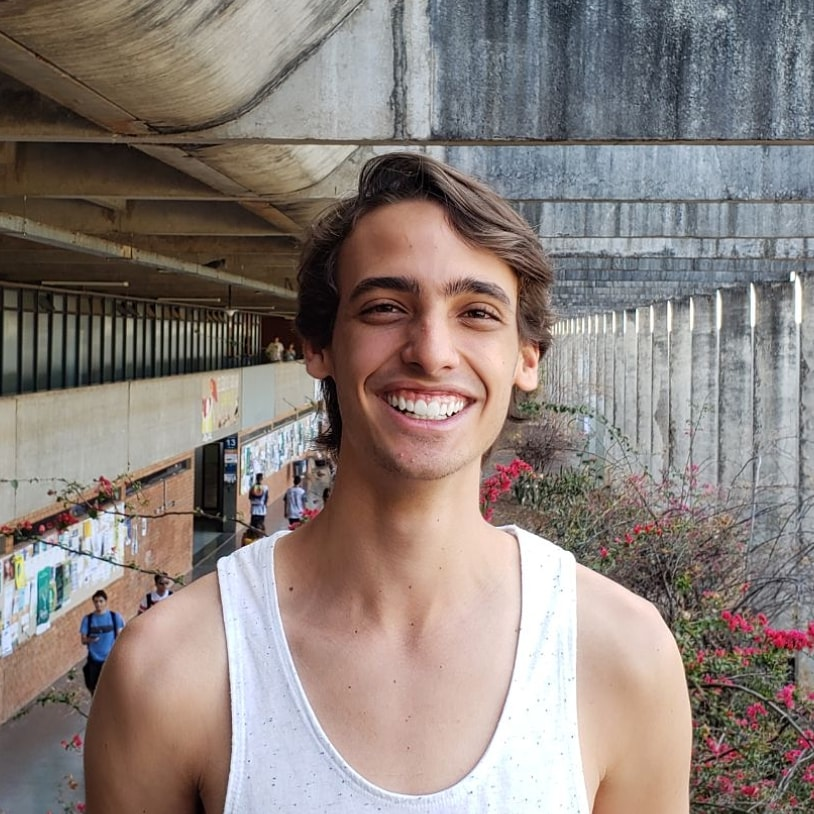
#> input picture imagens/Eu.jpeg, 814 x 814 px, given in place of the camera
$ python edges.py   (older library calls are emulated)
#> lines starting #> are read from the running program, lines starting #| are printed output that depends on the picture; after the words box and inside, x2 and y2 are one past the last pixel; in counts of white or black regions, pixels touching at a corner belong together
import cv2
import numpy as np

# Função que é chamada toda vez que o valor do threshold muda.
def nada(x):
    pass

# Vincula a camêra em '0' com a variável cap
cap = cv2.VideoCapture(0)

# Cria uma janela chamada Original, que será a mesma onde ficará a imagem original.
cv2.namedWindow("Original")

# Cria um trackbar chamado Tamanho, na janela original, com valor incial em 0 e com máximo em 2.
# O valor que o trackbar se incializa é 0.
# Chama a função nada toda vez que esse valor é alterado.
cv2.createTrackbar("Tamanho", "Original", 0, 2, nada)

while True:

    # Lê o frame atual da câmera
    _, frame = cap.read()
#> frame is the input picture: shape (814, 814, 3); mean B, G, R 123.6, 128.7, 139.7

    # Atualiza a variável 'tamanho' com o valor atual do trackbar
    tamanho = cv2.getTrackbarPos("Tamanho", "Original")

    # Converte a frame na escala cinza
    gray = cv2.cvtColor(frame, cv2.COLOR_BGR2GRAY)
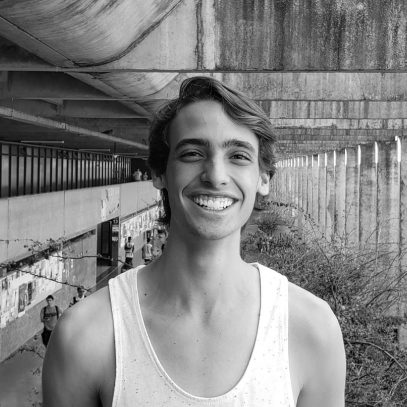
#> gray: shape (814, 814) (shown at 1/2 size); min 0, max 255, mean 131.4

    # Essa função usa uma imagem, um tipo de variavel e um tamanho de 'filtro' a ser aplicado que deve ser ímpar
    # Usa gradiente para tentar reconhecer bordas
    Laplace = cv2.Laplacian(gray, cv2.CV_64F, ksize=tamanho*2+1)
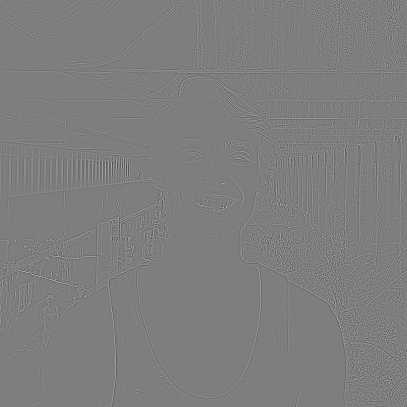
#> Laplace: shape (814, 814) float64 (shown at 1/2 size); min -270, max 275, mean 0; drawn with min black and max white

    # Apos usarmos cv2.CV_64F é utilizado um float de 64 bits para a operação cv2.Laplacian
    # A função abaixo transofrma os valores em valores sem sinais e converte em 8 bits
    # Desse modo, a gente consegue obter uma acuracia maior, deixando a imagem mais detalhada
    Laplace_uint = np.uint8(np.absolute(Laplace))

    # Sobel recebe a imagem, o tipo da variavel, duas variaveis booleanas e o tamanho do 'filtro'
    # A primeira variavel booleana indica se a operação sera feita no eixo X. 1 - sim, 2 - nao
    # O mesmo vale para a segunda variavel no eixo Y
    # Ambas nao podem ser simultaneamente 1 ou 0
    sobelX = cv2.Sobel(gray, cv2.CV_64F, 1, 0, ksize=tamanho*2+1)
    sobelY = cv2.Sobel(gray, cv2.CV_64F, 0, 1, ksize=tamanho*2+1)

    # Aqui converte essas variaveis para um inteiro de 8 bits sem sinal
    sobelX = np.uint8(np.absolute(sobelX))
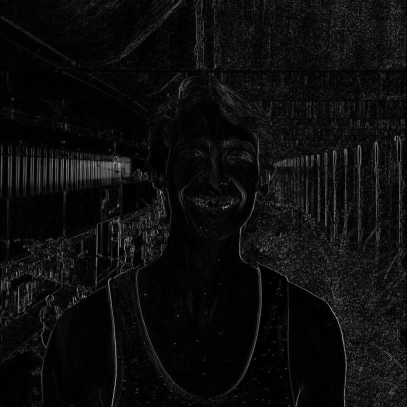
#> sobelX: shape (814, 814) (shown at 1/2 size); min 0, max 210, mean 12.7
    sobelY = np.uint8(np.absolute(sobelY))
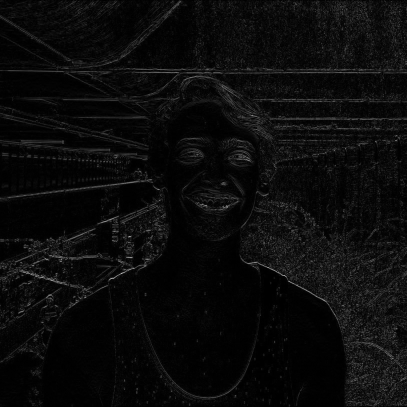
#> sobelY: shape (814, 814) (shown at 1/2 size); min 0, max 234, mean 11

    # Por fim, se une os bits achados na direcao X com os bits achados na direcao Y
    sobel_uint = cv2.bitwise_or(sobelX, sobelY)
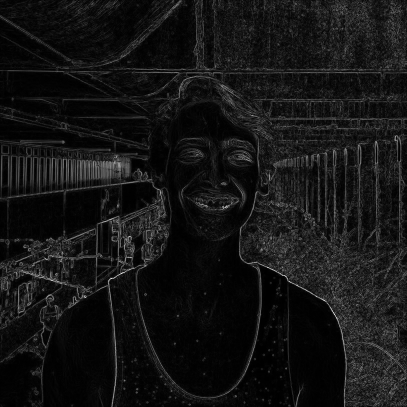
#> sobel_uint: shape (814, 814) (shown at 1/2 size); min 0, max 255, mean 20.1

    # Canny recebe a imagem e a margem inferior e superior do threshold
    # Essa função usa gradiente tambem, com um filtro pré determinado de 5x5
    # Após o gradiente, o valor resultante é comparado às margens
    # Se for acima da margem superior é considerado, borda. Se for abaixo da inferior é desconsiderado
    # Se for entre, só é considerado borda se estiver diretamente conectado com um pixel borda
    canny = cv2.Canny(gray, 100, 200)
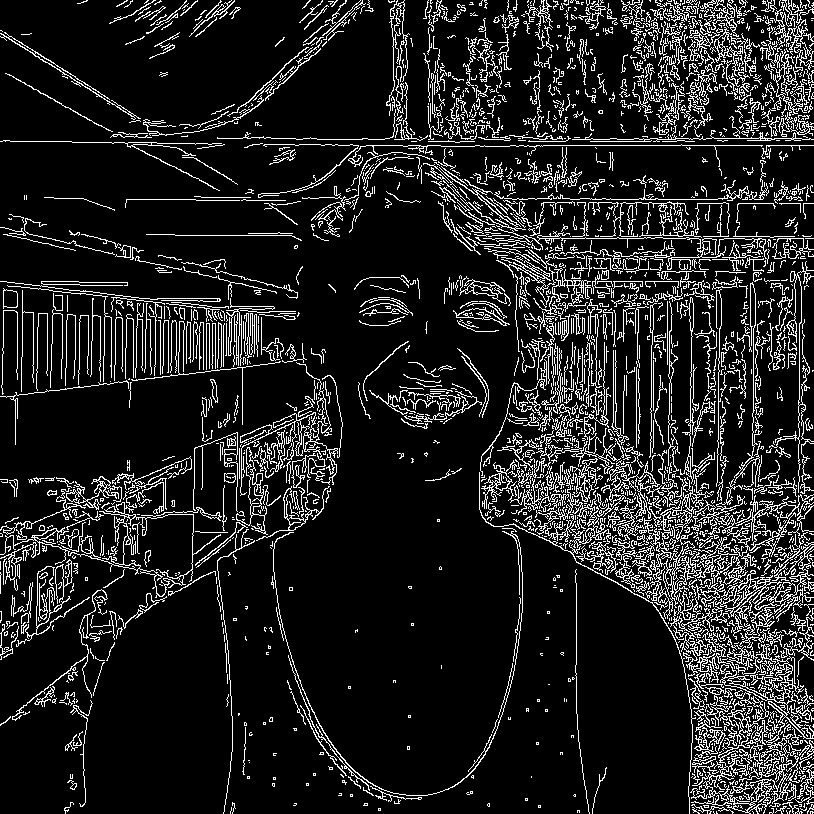
#> canny: shape (814, 814); 12.7% white in thin lines or dots

    cv2.imshow('Original', frame)
    cv2.imshow('Laplace', Laplace_uint)
    cv2.imshow('Sobel', sobel_uint)
    cv2.imshow('Canny', canny)

    # O valor '50' é o tempo a se esperar até que algum botão seja pressionado
    # Dessa forma, as imagens são atualizadas a cada 50ms.
    if cv2.waitKey(50) == 27:
#> (key Esc is pressed here)
        break

cap.release()
cv2.destroyAllWindows()

$ run again, on imagens/imagem1.jpeg
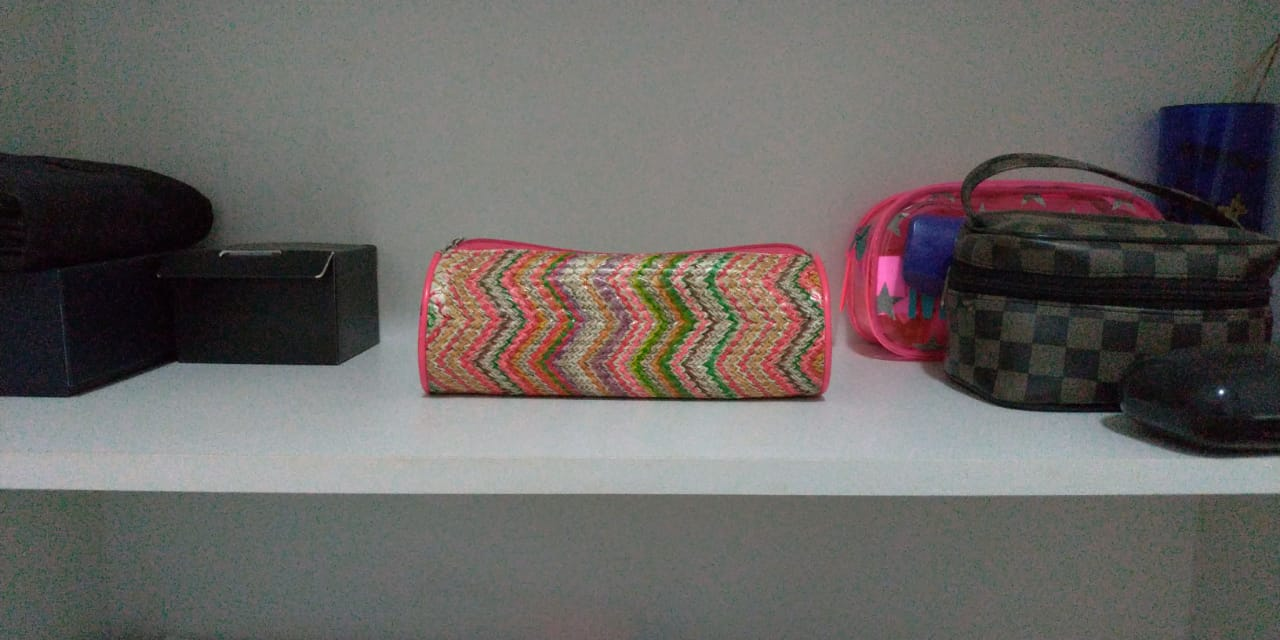
#> input picture imagens/imagem1.jpeg, 1280 x 640 px, given in place of the camera
#> frame is the input picture: shape (640, 1280, 3); mean B, G, R 99.4, 101.8, 105.4
#> `sobelY = cv2.Sobel(gray, cv2.CV_64F, 0, 1, ksize=tamanho*2+1)`:
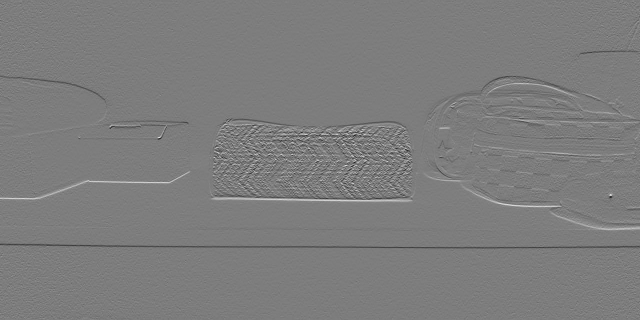
#> sobelY: shape (640, 1280) float64 (shown at 1/2 size); min -133, max 138, mean -0.1; drawn with min black and max white
#> `canny = cv2.Canny(gray, 100, 200)`:
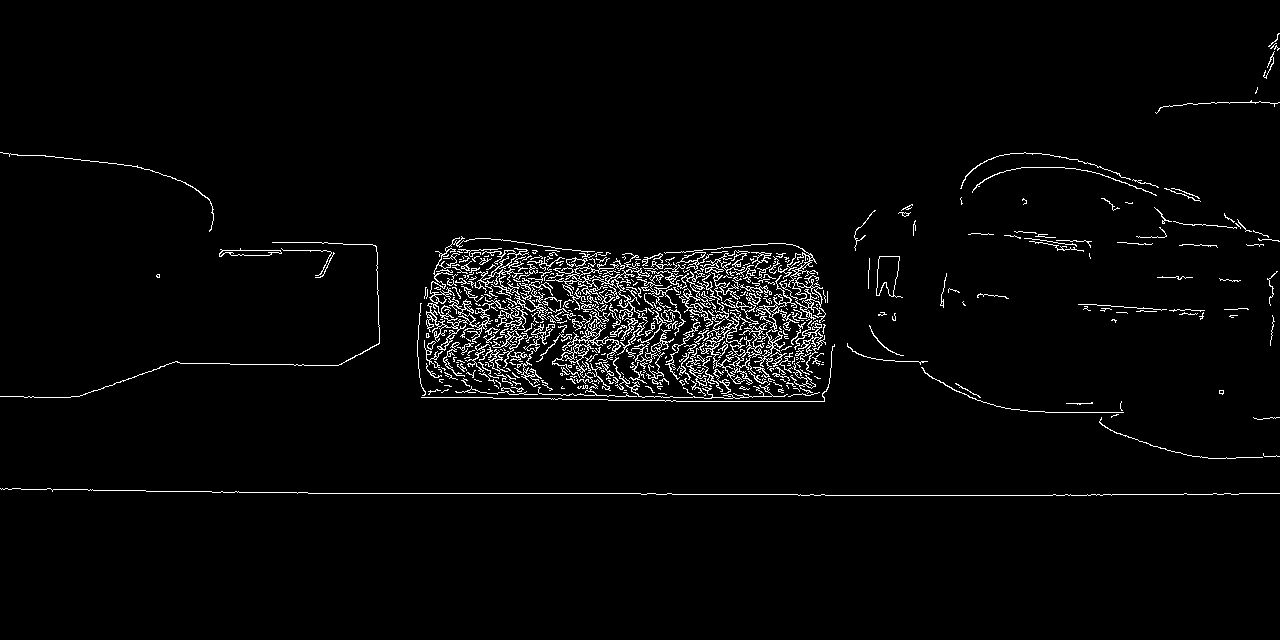
#> canny: shape (640, 1280); 2.9% white in thin lines or dots, all inside (x1, y1, x2, y2) = (0, 33, 1280, 496)
